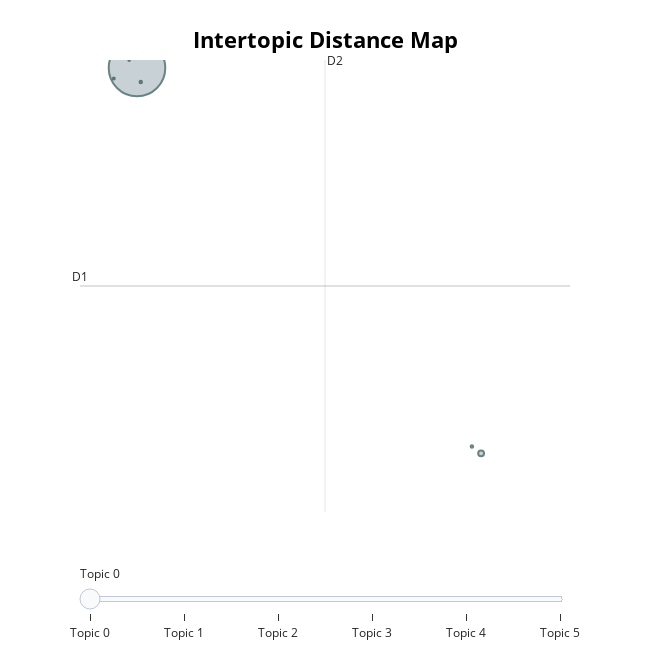

The code cell stored with this chart in its notebook:
### Code cell
# Visualize the topics
topic_model.visualize_topics()

### Figure 1 — Plotly figure (JSON) as saved in the notebook; plotly's stock layout.template omitted (floating-point values rounded to 4 significant figures)
{"data": [{"customdata": [[0, "you | the | to | me | and", 21377], [1, "christmas | the | and | santa | merry", 233], [2, "jingle | sleigh | the | bell | wonderland", 43], [3, "harry | you | na | zayn | liam", 40], [4, "bennington | chester | shinoda | mike | the", 26], [5, "jonas | nick | joe | you | strangers", 16]], "hovertemplate": "<b>Topic %{customdata[0]}</b><br>%{customdata[1]}<br>Size: %{customdata[2]}", "legendgroup": "", "marker": {"color": "#B0BEC5", "line": {"color": "DarkSlateGrey", "width": 2}, "size": [21377, 233, 43, 40, 26, 16], "sizemode": "area", "sizeref": 13.36, "symbol": "circle"}, "mode": "markers", "name": "", "orientation": "v", "showlegend": false, "type": "scatter", "x": [9.739, 23.22, 22.86, 9.885, 8.83, 9.431], "xaxis": "x", "y": [-0.2865, -20.52, -20.16, -1.024, -0.8441, 0.1138], "yaxis": "y"}], "layout": {"annotations": [{"showarrow": false, "text": "D1", "x": 7.505, "y": -11.73, "yshift": 10}, {"showarrow": false, "text": "D2", "x": 17.1, "xshift": 10, "y": 0.1309}], "height": 650, "hoverlabel": {"bgcolor": "white", "font": {"family": "Rockwell", "size": 16}}, "legend": {"itemsizing": "constant", "tracegroupgap": 0}, "margin": {"t": 60}, "shapes": [{"line": {"color": "#CFD8DC", "width": 2}, "type": "line", "x0": 17.1, "x1": 17.1, "y0": -23.6, "y1": 0.1309}, {"line": {"color": "#9E9E9E", "width": 2}, "type": "line", "x0": 7.505, "x1": 26.7, "y0": -11.73, "y1": -11.73}], "sliders": [{"active": 0, "pad": {"t": 50}, "steps": [{"args": [{"marker.color": [["red", "#B0BEC5", "#B0BEC5", "#B0BEC5", "#B0BEC5", "#B0BEC5"]]}], "label": "Topic 0", "method": "update"}, {"args": [{"marker.color": [["#B0BEC5", "red", "#B0BEC5", "#B0BEC5", "#B0BEC5", "#B0BEC5"]]}], "label": "Topic 1", "method": "update"}, {"args": [{"marker.color": [["#B0BEC5", "#B0BEC5", "red", "#B0BEC5", "#B0BEC5", "#B0BEC5"]]}], "label": "Topic 2", "method": "update"}, {"args": [{"marker.color": [["#B0BEC5", "#B0BEC5", "#B0BEC5", "red", "#B0BEC5", "#B0BEC5"]]}], "label": "Topic 3", "method": "update"}, {"args": [{"marker.color": [["#B0BEC5", "#B0BEC5", "#B0BEC5", "#B0BEC5", "red", "#B0BEC5"]]}], "label": "Topic 4", "method": "update"}, {"args": [{"marker.color": [["#B0BEC5", "#B0BEC5", "#B0BEC5", "#B0BEC5", "#B0BEC5", "red"]]}], "label": "Topic 5", "method": "update"}]}], "title": {"font": {"color": "Black", "size": 22}, "text": "<b>Intertopic Distance Map</b>", "x": 0.5, "xanchor": "center", "y": 0.95, "yanchor": "top"}, "width": 650, "xaxis": {"anchor": "y", "domain": [0, 1], "range": [7.505, 26.7], "title": {"text": ""}, "visible": false}, "yaxis": {"anchor": "x", "domain": [0, 1], "range": [-23.6, 0.1309], "title": {"text": ""}, "visible": false}}}
